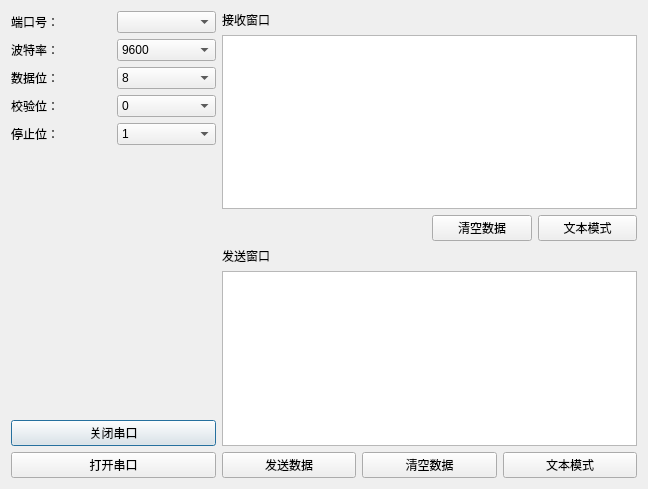
<?xml version="1.0" encoding="UTF-8"?>
<ui version="4.0">
 <class>SerialPort</class>
 <widget class="QDialog" name="SerialPort">
  <property name="geometry">
   <rect>
    <x>0</x>
    <y>0</y>
    <width>648</width>
    <height>489</height>
   </rect>
  </property>
  <property name="windowTitle">
   <string>Widget</string>
  </property>
  <layout class="QGridLayout" name="gridLayout_2">
   <item row="0" column="0" rowspan="6">
    <layout class="QGridLayout" name="gridLayout">
     <item row="0" column="0">
      <layout class="QHBoxLayout" name="horizontalLayout">
       <item>
        <widget class="QLabel" name="label">
         <property name="text">
          <string>端口号：</string>
         </property>
        </widget>
       </item>
       <item>
        <widget class="QComboBox" name="com"/>
       </item>
      </layout>
     </item>
     <item row="1" column="0">
      <layout class="QHBoxLayout" name="horizontalLayout_2">
       <item>
        <widget class="QLabel" name="label_2">
         <property name="text">
          <string>波特率：</string>
         </property>
        </widget>
       </item>
       <item>
        <widget class="QComboBox" name="baud">
         <item>
          <property name="text">
           <string>9600</string>
          </property>
         </item>
         <item>
          <property name="text">
           <string>300</string>
          </property>
         </item>
         <item>
          <property name="text">
           <string>1200</string>
          </property>
         </item>
         <item>
          <property name="text">
           <string>2400</string>
          </property>
         </item>
         <item>
          <property name="text">
           <string>4800</string>
          </property>
         </item>
         <item>
          <property name="text">
           <string>14400</string>
          </property>
         </item>
         <item>
          <property name="text">
           <string>19200</string>
          </property>
         </item>
         <item>
          <property name="text">
           <string>28800</string>
          </property>
         </item>
        </widget>
       </item>
      </layout>
     </item>
     <item row="6" column="0">
      <widget class="QPushButton" name="close_port">
       <property name="text">
        <string>关闭串口</string>
       </property>
      </widget>
     </item>
     <item row="4" column="0">
      <layout class="QHBoxLayout" name="horizontalLayout_5">
       <item>
        <widget class="QLabel" name="label_5">
         <property name="text">
          <string>停止位：</string>
         </property>
        </widget>
       </item>
       <item>
        <widget class="QComboBox" name="stopbit">
         <item>
          <property name="text">
           <string>1</string>
          </property>
         </item>
        </widget>
       </item>
      </layout>
     </item>
     <item row="7" column="0">
      <widget class="QPushButton" name="open_port">
       <property name="text">
        <string>打开串口</string>
       </property>
      </widget>
     </item>
     <item row="5" column="0">
      <spacer name="verticalSpacer">
       <property name="orientation">
        <enum>Qt::Vertical</enum>
       </property>
       <property name="sizeHint" stdset="0">
        <size>
         <width>20</width>
         <height>40</height>
        </size>
       </property>
      </spacer>
     </item>
     <item row="2" column="0">
      <layout class="QHBoxLayout" name="horizontalLayout_3">
       <item>
        <widget class="QLabel" name="label_3">
         <property name="text">
          <string>数据位：</string>
         </property>
        </widget>
       </item>
       <item>
        <widget class="QComboBox" name="bit">
         <item>
          <property name="text">
           <string>8</string>
          </property>
         </item>
         <item>
          <property name="text">
           <string>5</string>
          </property>
         </item>
         <item>
          <property name="text">
           <string>6</string>
          </property>
         </item>
         <item>
          <property name="text">
           <string>7</string>
          </property>
         </item>
        </widget>
       </item>
      </layout>
     </item>
     <item row="3" column="0">
      <layout class="QHBoxLayout" name="horizontalLayout_4">
       <item>
        <widget class="QLabel" name="label_4">
         <property name="text">
          <string>校验位：</string>
         </property>
        </widget>
       </item>
       <item>
        <widget class="QComboBox" name="jiaoyan">
         <item>
          <property name="text">
           <string>0</string>
          </property>
         </item>
        </widget>
       </item>
      </layout>
     </item>
    </layout>
   </item>
   <item row="0" column="1">
    <widget class="QLabel" name="label_6">
     <property name="text">
      <string>接收窗口</string>
     </property>
    </widget>
   </item>
   <item row="1" column="1" colspan="2">
    <widget class="QTextEdit" name="Receive_text_window"/>
   </item>
   <item row="2" column="2">
    <layout class="QHBoxLayout" name="horizontalLayout_7">
     <item>
      <widget class="QPushButton" name="clear_button2">
       <property name="text">
        <string>清空数据</string>
       </property>
      </widget>
     </item>
     <item>
      <widget class="QPushButton" name="receive_modl">
       <property name="text">
        <string>文本模式</string>
       </property>
      </widget>
     </item>
    </layout>
   </item>
   <item row="3" column="1">
    <widget class="QLabel" name="label_7">
     <property name="text">
      <string>发送窗口</string>
     </property>
    </widget>
   </item>
   <item row="4" column="1" colspan="2">
    <widget class="QTextEdit" name="send_text_window"/>
   </item>
   <item row="5" column="1" colspan="2">
    <layout class="QHBoxLayout" name="horizontalLayout_6">
     <item>
      <widget class="QPushButton" name="send_button">
       <property name="text">
        <string>发送数据</string>
       </property>
      </widget>
     </item>
     <item>
      <widget class="QPushButton" name="clear_button_1">
       <property name="text">
        <string>清空数据</string>
       </property>
      </widget>
     </item>
     <item>
      <widget class="QPushButton" name="send_modl">
       <property name="text">
        <string>文本模式</string>
       </property>
      </widget>
     </item>
    </layout>
   </item>
  </layout>
 </widget>
 <layoutdefault spacing="6" margin="11"/>
 <resources/>
 <connections/>
</ui>
